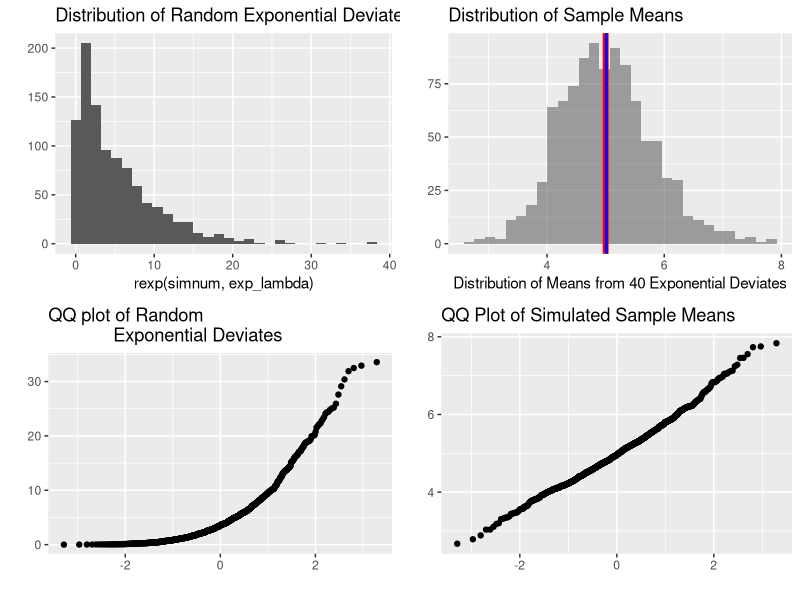

Write R code to recreate this figure.
## ---- chunk 1
#set seed
set.seed = 1234

#number of simulations to run
simnum <- 1000

#number of distributions to generate
exp_n <- 40

#exponential distribution parameters
exp_lambda <- 0.2
simMatrix <- matrix(rexp(exp_n * simnum, rate = exp_lambda), simnum, exp_n)
expMean <- rowMeans(simMatrix)
## ---- chunk 2
#Compare Means
popMean <- 1 / exp_lambda
simMean <- mean(expMean)
## ---- chunk 3
#Compare Variances
popVariance <- (1 / exp_lambda) ^ 2 / exp_n
simVariance <- var(expMean)
## ---- chunk 4

#perform shapiro normality test
shapiro.test(expMean)

## ---- chunk 5
#load libs
library(ggplot2)
library(gridExtra)
library(gridBase)

#plot QQ plot
qQ <- qplot(sample = expMean, main = "QQ Plot of Simulated Sample Means")
qEQ <- qplot(sample = rexp(simnum, exp_lambda), main = "QQ plot of Random
             Exponential Deviates")

#plot rexp deviates
qE <- qplot(rexp(simnum, exp_lambda), main = "Distribution of Random Exponential Deviates")

#compare Variances visually
plt <- qplot(expMean, main = "Distribution of Sample Means", alpha = 0.3) +
    xlab("Distribution of Means from 40 Exponential Deviates") +
    geom_vline(size = 2, xintercept = popMean, colour = "red") +
    geom_vline(size = 1, xintercept = simMean, colour = "blue") +
    theme(legend.position = "none")

#compare plots in single panel
grid.arrange(qE, plt, qEQ, qQ)
